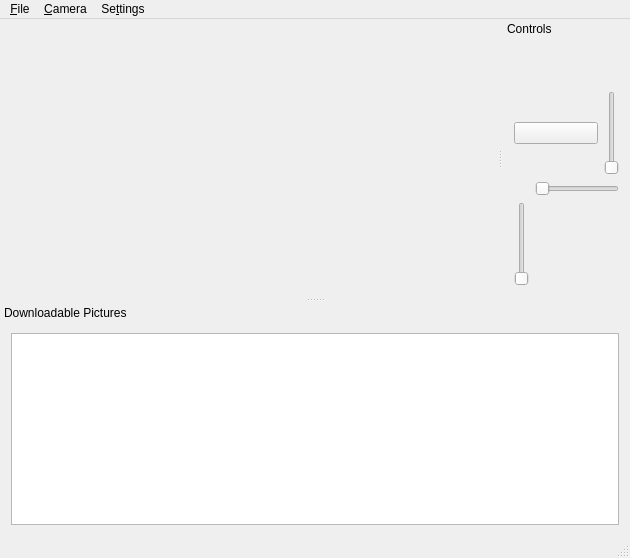
<?xml version="1.0" encoding="UTF-8"?>
<ui version="4.0">
 <class>MainWindow</class>
 <widget class="QMainWindow" name="MainWindow">
  <property name="geometry">
   <rect>
    <x>0</x>
    <y>0</y>
    <width>630</width>
    <height>558</height>
   </rect>
  </property>
  <property name="windowTitle">
   <string>Repatriator</string>
  </property>
  <property name="windowIcon">
   <iconset resource="repatriator.qrc">
    <normaloff>:/general/resource/bug.ico</normaloff>:/general/resource/bug.ico</iconset>
  </property>
  <widget class="QWidget" name="centralWidget">
   <widget class="ImageDisplayWidget" name="displayWidget" native="true">
    <property name="geometry">
     <rect>
      <x>110</x>
      <y>70</y>
      <width>120</width>
      <height>80</height>
     </rect>
    </property>
   </widget>
  </widget>
  <widget class="QStatusBar" name="statusBar"/>
  <widget class="QDockWidget" name="verticalDock">
   <property name="features">
    <set>QDockWidget::NoDockWidgetFeatures</set>
   </property>
   <property name="allowedAreas">
    <set>Qt::RightDockWidgetArea</set>
   </property>
   <property name="windowTitle">
    <string>Controls</string>
   </property>
   <attribute name="dockWidgetArea">
    <number>2</number>
   </attribute>
   <widget class="QWidget" name="dockWidgetContents">
    <layout class="QVBoxLayout" name="verticalLayout">
     <item>
      <widget class="ShadowMinimap" name="shadowMinimap" native="true">
       <property name="sizePolicy">
        <sizepolicy hsizetype="Expanding" vsizetype="Expanding">
         <horstretch>0</horstretch>
         <verstretch>0</verstretch>
        </sizepolicy>
       </property>
      </widget>
     </item>
     <item>
      <layout class="QHBoxLayout" name="horizontalLayout">
       <item>
        <widget class="QPushButton" name="snapshotButton">
         <property name="icon">
          <iconset resource="repatriator.qrc">
           <normaloff>:/general/resource/camera.png</normaloff>:/general/resource/camera.png</iconset>
         </property>
         <property name="shortcut">
          <string>Ctrl+T</string>
         </property>
        </widget>
       </item>
       <item>
        <widget class="ShadowSlider" name="liftSliderZ">
         <property name="sizePolicy">
          <sizepolicy hsizetype="Fixed" vsizetype="Expanding">
           <horstretch>0</horstretch>
           <verstretch>1</verstretch>
          </sizepolicy>
         </property>
         <property name="orientation">
          <enum>Qt::Vertical</enum>
         </property>
        </widget>
       </item>
      </layout>
     </item>
     <item>
      <layout class="QFormLayout" name="formLayout">
       <item row="1" column="0">
        <widget class="ShadowSlider" name="orbitSliderA">
         <property name="orientation">
          <enum>Qt::Vertical</enum>
         </property>
        </widget>
       </item>
       <item row="1" column="1">
        <widget class="Rotate3DWidget" name="orbit3D" native="true">
         <property name="sizePolicy">
          <sizepolicy hsizetype="Expanding" vsizetype="Expanding">
           <horstretch>0</horstretch>
           <verstretch>0</verstretch>
          </sizepolicy>
         </property>
        </widget>
       </item>
       <item row="0" column="1">
        <widget class="ShadowSlider" name="orbitSliderB">
         <property name="orientation">
          <enum>Qt::Horizontal</enum>
         </property>
        </widget>
       </item>
      </layout>
     </item>
    </layout>
   </widget>
  </widget>
  <widget class="QDockWidget" name="horizontalDock">
   <property name="features">
    <set>QDockWidget::NoDockWidgetFeatures</set>
   </property>
   <property name="windowTitle">
    <string>Downloadable Pictures</string>
   </property>
   <attribute name="dockWidgetArea">
    <number>8</number>
   </attribute>
   <widget class="QWidget" name="dockWidgetContents_2">
    <layout class="QHBoxLayout" name="horizontalLayout_2">
     <item>
      <widget class="QListWidget" name="picturesList">
       <property name="selectionMode">
        <enum>QAbstractItemView::ExtendedSelection</enum>
       </property>
      </widget>
     </item>
    </layout>
   </widget>
  </widget>
  <widget class="QMenuBar" name="menuBar">
   <property name="geometry">
    <rect>
     <x>0</x>
     <y>0</y>
     <width>630</width>
     <height>25</height>
    </rect>
   </property>
   <widget class="QMenu" name="menu_File">
    <property name="title">
     <string>&amp;File</string>
    </property>
    <addaction name="actionDownload"/>
    <addaction name="actionDiscardSelectedFiles"/>
    <addaction name="separator"/>
    <addaction name="actionDownloadAllAndQuit"/>
    <addaction name="separator"/>
    <addaction name="actionQuit"/>
   </widget>
   <widget class="QMenu" name="menu_Camera">
    <property name="title">
     <string>&amp;Camera</string>
    </property>
    <addaction name="actionTakeSnapshot"/>
   </widget>
   <widget class="QMenu" name="menuSe_ttings">
    <property name="title">
     <string>Se&amp;ttings</string>
    </property>
    <addaction name="actionChangeDownloadFolder"/>
   </widget>
   <addaction name="menu_File"/>
   <addaction name="menu_Camera"/>
   <addaction name="menuSe_ttings"/>
  </widget>
  <action name="actionDownload">
   <property name="text">
    <string>&amp;Download Selected Pictures</string>
   </property>
   <property name="toolTip">
    <string>Downloads the selected pictures to your chosen download directory and then discards them from the server.</string>
   </property>
   <property name="shortcut">
    <string>Ctrl+S</string>
   </property>
  </action>
  <action name="actionDiscardSelectedFiles">
   <property name="text">
    <string>D&amp;iscard Selected Pictures</string>
   </property>
   <property name="toolTip">
    <string>Deletes the selected pictures from the server.</string>
   </property>
   <property name="shortcut">
    <string>Del</string>
   </property>
  </action>
  <action name="action">
   <property name="text">
    <string>-</string>
   </property>
  </action>
  <action name="actionDownloadAllAndQuit">
   <property name="text">
    <string>Download &amp;All and Quit</string>
   </property>
   <property name="toolTip">
    <string>Downloads all the pictures from the server to your chosen download directory and then deletes them from the server and then shuts down the application.</string>
   </property>
   <property name="shortcut">
    <string>Ctrl+J</string>
   </property>
  </action>
  <action name="actionQuit">
   <property name="text">
    <string>&amp;Quit</string>
   </property>
   <property name="toolTip">
    <string>Shuts down the application.</string>
   </property>
  </action>
  <action name="actionTakeSnapshot">
   <property name="icon">
    <iconset resource="repatriator.qrc">
     <normaloff>:/general/resource/camera.png</normaloff>:/general/resource/camera.png</iconset>
   </property>
   <property name="text">
    <string>Take &amp;Snapshot</string>
   </property>
   <property name="toolTip">
    <string>Snap a detailed photo that you can download later.</string>
   </property>
   <property name="shortcut">
    <string>Ctrl+T</string>
   </property>
  </action>
  <action name="actionGoHome">
   <property name="text">
    <string>Go &amp;Home</string>
   </property>
   <property name="toolTip">
    <string>Sends all motors to their home positions.</string>
   </property>
   <property name="shortcut">
    <string>Ctrl+H</string>
   </property>
  </action>
  <action name="actionChangeDownloadFolder">
   <property name="text">
    <string>Change &amp;Download Destination Folder...</string>
   </property>
   <property name="toolTip">
    <string>Lets you choose a new location where you want pictures to be downloaded to.</string>
   </property>
  </action>
 </widget>
 <layoutdefault spacing="6" margin="11"/>
 <customwidgets>
  <customwidget>
   <class>ShadowSlider</class>
   <extends>QSlider</extends>
   <header>ShadowSlider.h</header>
  </customwidget>
  <customwidget>
   <class>ShadowMinimap</class>
   <extends>QWidget</extends>
   <header>ShadowMinimap.h</header>
   <container>1</container>
  </customwidget>
  <customwidget>
   <class>Rotate3DWidget</class>
   <extends>QWidget</extends>
   <header>Rotate3DWidget.h</header>
   <container>1</container>
  </customwidget>
  <customwidget>
   <class>ImageDisplayWidget</class>
   <extends>QWidget</extends>
   <header>ImageDisplayWidget.h</header>
   <container>1</container>
  </customwidget>
 </customwidgets>
 <tabstops>
  <tabstop>snapshotButton</tabstop>
  <tabstop>liftSliderZ</tabstop>
  <tabstop>orbitSliderB</tabstop>
  <tabstop>orbitSliderA</tabstop>
  <tabstop>picturesList</tabstop>
 </tabstops>
 <resources>
  <include location="repatriator.qrc"/>
 </resources>
 <connections/>
</ui>
